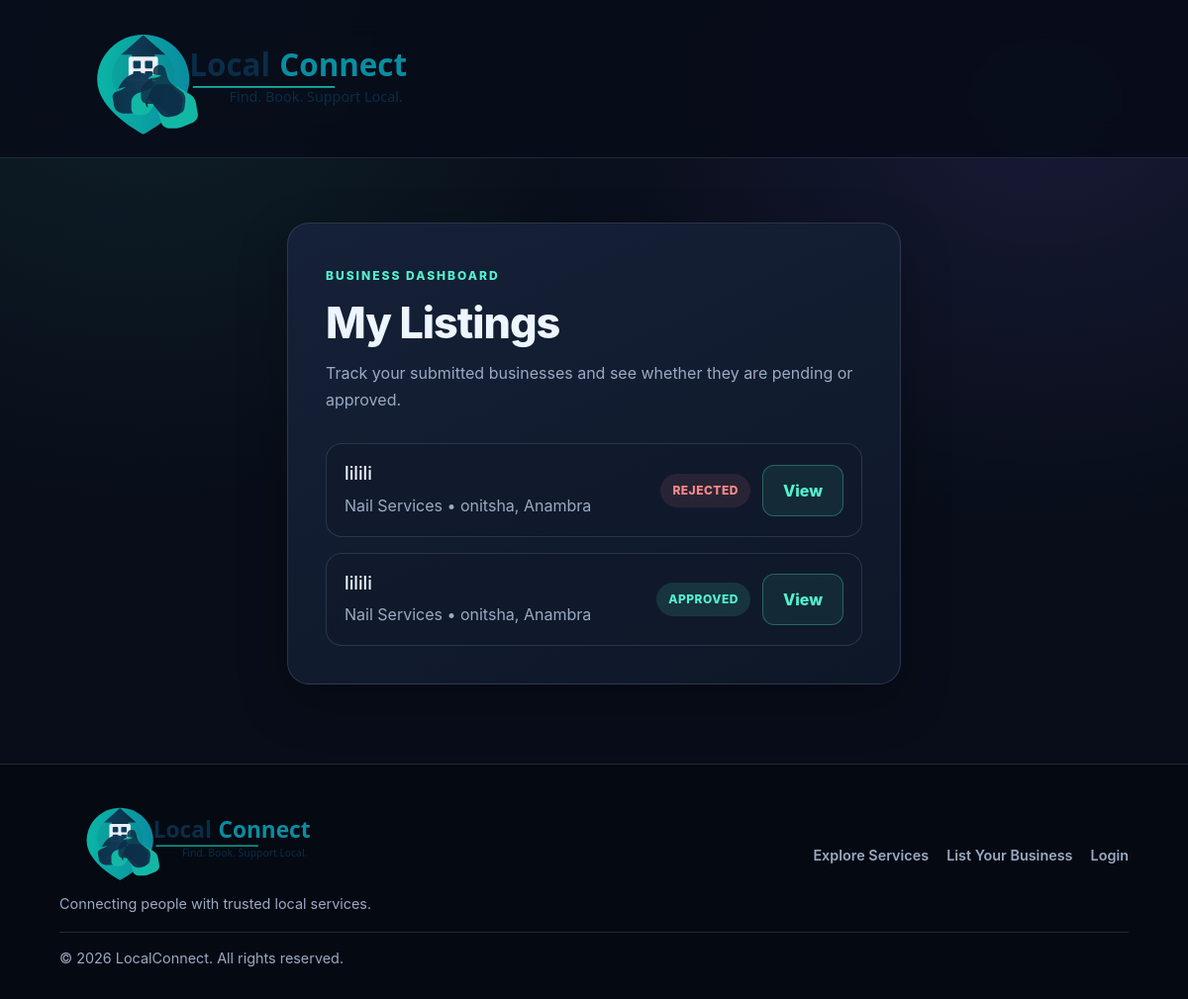
The app's page /dashboard/ (signed in) with its own data.
### Handyman/models.py (models this page shows, shortened)
class ServiceProvider(models.Model):
    STATUS_CHOICES = [
        ('pending', 'Pending review'),
        ('approved', 'Approved'),
        ('rejected', 'Rejected'),
    ]
    name = models.CharField(max_length=150)
    category = models.ForeignKey(
        Category,
        on_delete=models.PROTECT,
        related_name="providers",
    )
    description = models.TextField()
    address = models.CharField(max_length=255)
    state = models.CharField(
        max_length=100,
        default="Anambra",
        db_index=True,
    )
    city = models.CharField(max_length=100, db_index=True)
    neighborhood = models.CharField(
        max_length=100,
        blank=True,
        db_index=True,
    )
    phone = models.CharField(max_length=30)
    email = models.EmailField(blank=True)
    website = models.URLField(blank=True)
    image = models.ImageField(
        upload_to="providers/",
        blank=True,
    )
    status = models.CharField(
        max_length=20,
        choices=STATUS_CHOICES,
        default='pending',
        db_index=True,
    )
    is_verified = models.BooleanField(default=False)
    owner = models.ForeignKey(
        settings.AUTH_USER_MODEL,
        on_delete=models.CASCADE,
        related_name='owned_providers',
        null=True,
        blank=True,
    )
    created_at = models.DateTimeField(auto_now_add=True)
    class Meta:
        ordering = ["name"]

class Category(models.Model):
    name = models.CharField(max_length=100, unique=True)
    parent = models.ForeignKey(
        "self",
        on_delete=models.CASCADE,
        null=True,
        blank=True,
        related_name="children",
    )
    slug = models.SlugField(unique=True)
    class Meta:
        ordering = ["name"]
        verbose_name_plural = "categories"

### Handyman/views.py (the view)
@login_required(login_url="login")
def dashboard(request):
    providers = ServiceProvider.objects.filter(owner=request.user).order_by('-created_at')
    return render(
        request,
        "Handyman/dashboard.html",
        {"providers": providers},
    )

### templates/Handyman/dashboard.html (shortened to what this page needs)
{% extends "base.html" %}
{% block content %}
<section class="auth-page dashboard-page">
    <div class="auth-card dashboard-card">
        <div class="auth-heading">
            <span class="auth-eyebrow">BUSINESS DASHBOARD</span>
            <h1>My Listings</h1>
            <p>Track your submitted businesses and see whether they are pending or approved.</p>
        </div>
        {% if providers %}
            <div class="dashboard-list">
                {% for provider in providers %}
                    <article class="dashboard-item">
                        <div>
                            <h3>{{ provider.name }}</h3>
                            <p>{{ provider.category.name }} • {{ provider.city }}, {{ provider.state }}</p>
                        </div>
                        <div class="dashboard-meta">
                            <span class="status-badge status-{{ provider.status }}">{{ provider.status|title }}</span>
                            <a href="{% url 'provider_detail' provider.pk %}" class="secondary-button">View</a>
                        </div>
                    </article>
                {% endfor %}
            </div>
        {% else %}
            <div class="empty-state">
                <h3>No listings yet</h3>
                <p>You have not submitted any businesses for review.</p>
                <a href="{% url 'provider_register' %}">Add your business</a>
            </div>
        {% endif %}
    </div>
</section>
{% endblock %}

### static/css/style.css (style rules this page uses)
:root { --navy: #080d19; --blue: #8b7bff; --light-blue: rgba(139, 123, 255, 0.12); --text: #edf5ff; --muted: #9aaac2; --border: rgba(174, 198, 235, 0.16); --surface: #111a2b; --background: #080d19; --accent: #54f2cf; --accent-dark: #06141a; --radius: 18px; --shadow: 0 18px 50px rgba(0, 0, 0, 0.25); }
* { box-sizing: border-box; }
html { scroll-behavior: smooth; }
body { min-height: 100vh; margin: 0; display: flex; flex-direction: column; font-family: Inter, "Segoe UI", Arial, sans-serif; color: var(--text); background: radial-gradient(ellipse at 12% 0%, rgba(84, 242, 207, 0.09), transparent 36%), radial-gradient(ellipse at 88% 10%, rgba(139, 123, 255, 0.12), transparent 34%), var(--background); line-height: 1.65; }
a { color: inherit; text-decoration: none; }
button, .primary-button, .search-form button, .secondary-button { min-height: 46px; padding: 12px 20px; border: 0; border-radius: 12px; color: var(--accent-dark); background: linear-gradient(135deg, var(--accent), #8ce8ff); font: inherit; font-weight: 800; cursor: pointer; transition: transform 0.2s ease, box-shadow 0.2s ease; }
.secondary-button { color: var(--accent); border: 1px solid rgba(84, 242, 207, 0.3); background: rgba(84, 242, 207, 0.08); }
.dashboard-page { padding: 50px 5% 80px; }
.dashboard-card { max-width: 920px; }
.dashboard-list { display: grid; gap: 16px; margin-top: 20px; }
.dashboard-item { display: flex; align-items: center; justify-content: space-between; gap: 18px; padding: 18px 18px; border: 1px solid var(--border); border-radius: 16px; background: rgba(17, 26, 43, 0.75); }
.dashboard-item h3 { margin: 0 0 8px; font-size: 1.15rem; }
.dashboard-item p { margin: 0; color: var(--muted); }
.dashboard-meta { display: flex; align-items: center; gap: 12px; flex-wrap: wrap; }
.status-badge { display: inline-flex; align-items: center; justify-content: center; min-height: 32px; padding: 7px 12px; border-radius: 999px; font-size: 0.75rem; font-weight: 800; letter-spacing: 0.04em; text-transform: uppercase; }
.status-approved { color: var(--accent); background: rgba(84, 242, 207, 0.12); }
.status-rejected { color: #ff8a8a; background: rgba(255, 138, 138, 0.1); }
.auth-page { width: 100%; padding: 65px 20px 80px; display: flex; justify-content: center; align-items: flex-start; }
.auth-card { width: 100%; max-width: 620px; padding: 38px; border: 1px solid var(--border); border-radius: 22px; background: linear-gradient(155deg, #152138, #0e1727); box-shadow: var(--shadow); }
.auth-heading { margin-bottom: 30px; }
.auth-eyebrow { color: var(--accent); font-size: 0.75rem; font-weight: 800; letter-spacing: 2px; }
.auth-heading h1 { margin: 12px 0; color: var(--text); font-size: clamp(2rem, 5vw, 2.7rem); font-weight: 800; line-height: 1.15; letter-spacing: -1px; }
.auth-heading p { margin: 0; color: var(--muted); line-height: 1.7; }

### records on screen
ServiceProvider: name "lilili", category.name "Nail Services", city "onitsha", state "Anambra", status "REJECTED"
ServiceProvider: name "lilili", category.name "Nail Services", city "onitsha", state "Anambra", status "APPROVED"
